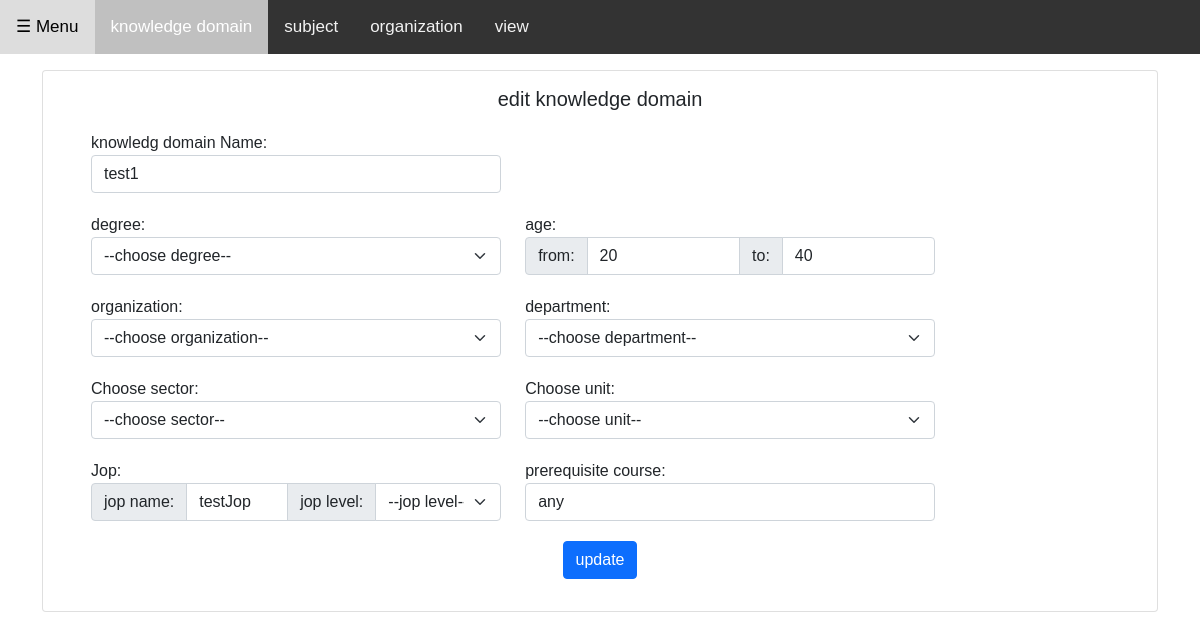
Screenshot of /knowledgDomain/edit/2 with the database file from the repository.
### tables this page shows
CREATE TABLE knowledgDomain  (id INTEGER PRIMARY KEY AUTOINCREMENT, knowledgDomainName TEXT NOT NULL, degree TEXT NOT NULL, ageRange TEXT NOT NULL, organization TEXT NOT NULL, department TEXT NOT NULL , sector TEXT NOT NULL , unit TEXT NOT NULL , jop TEXT NOT NULL , jopLevel TEXT NOT NULL , preRecuiset TEXT NOT NULL);

### app.py (the view)
@app.route('/knowledgDomain/edit/<x>',methods=["POST","GET"])
def knowledgDomainEdit(x):
        con = sqlite3.connect("data_store.db")
        cur = con.cursor()
        con.execute("create table if not exists knowledgDomain  (id INTEGER PRIMARY KEY AUTOINCREMENT, knowledgDomainName TEXT NOT NULL, degree TEXT NOT NULL, ageRange TEXT NOT NULL, organization TEXT NOT NULL, department TEXT NOT NULL , sector TEXT NOT NULL , unit TEXT NOT NULL , jop TEXT NOT NULL , jopLevel TEXT NOT NULL , preRecuiset TEXT NOT NULL)")
        know = cur.execute("select *  from knowledgDomain where id = ? ;" ,[str(x)]).fetchall()
        org = cur.execute("select DISTINCT organizationName  from organization  ;").fetchall()
        print(know)
        return render_template("editKnowlgeDomain.html" , know=know[0],org=org  )

### templates/editKnowlgeDomain.html (shortened to what this page needs)
<!DOCTYPE html>
<html>
<head>
<link rel="stylesheet" href="{{ url_for('static', filename='css/bootstrap.css') }}">
</head>
<body>
  <div class="topnav">
    <a class="openbtn" onclick="openNav()">☰ Menu</a>
    <a class="active" href="/setting">knowledge domain</a>
    <a   href="/subject">subject</a>
    <a  href="/organization">organization</a>
    <a  href="/view">view</a>
  </div>
<div id="main">
  <div class="container">
    <div class="card" >
      <div class="card-body">
        <center> <h5 class="card-title"> edit knowledge domain </h5> </center>
        <form action="/knowledgDomain/editSave" method="POST">
          <div class="row top-buffer">
            <div class="col-sm-5">
              <label for="knowledgeName">knowledg domain Name:</label>
              <input value="{{know[1]}}"  id="knowledgeName" name ="knowledgeName" placeholder="knowledg domain"   type="text" class="form-control" aria-label="Default select example"  required>
            </div>
            <div class="col-sm-5">
            </div>
          </div>
          <div class="row top-buffer">
            <div class="col-sm-5">
              <label for="degree">degree:</label>
              <select  id="degree" name = "degree" class="form-select" aria-label="Default select example"  >
                <option value="any">--choose degree--</option>
              </select>
            </div>
            <div class="col-sm-5" >
              <label >age:</label>
              <div class="input-group  "  >
                <span class="input-group-text " id="basic-addon1">from:</span>
              <input value="{{know[3].split("->") [0]}}" class="form-select" aria-label="Default select example" type="number" id="start" name="start" min="0" max="100" value="20" size="3" oninput="this.value = this.value.replace(/[^0-9.]/g, '').replace(/(\..*?)\..*/g, '$1');">
              <span class="input-group-text " id="basic-addon1">to:</span>
              <input  value="{{know[3].split("->") [1] }}"  class="form-select   " aria-label="Default select example" type="number" id="end" name="end" min="0" max="100" value="40" size="3" oninput="this.value = this.value.replace(/[^0-9.]/g, '').replace(/(\..*?)\..*/g, '$1');">
            </div>
            </div>
          </div>
          <div class="row top-buffer">
            <div class="col-sm-5">
              <label for="organization">organization:</label>
              <select  name="organization" id="organization" class="form-select" onchange="orgData();" aria-label="Default select example">
                <option value="any">--choose organization--</option>
              </select>
            </div>
            <div class="col-sm-5">
              <label for="department">department:</label>
              <select   name="department" id="department" class="form-select" aria-label="Default select example">
                <option value="any">--choose department--</option>
              </select>
            </div>
          </div>
          <div class="row top-buffer">
            <div class="col-sm-5">
              <label for="sector">Choose sector:</label>
              <select   name="sector" id="sector" class="form-select" aria-label="Default select example">
                <option value="any">--choose sector--</option>
              </select>
            </div>
            <div class="col-sm-5">
              <label for="unit">Choose unit:</label>
              <select  name="unit" id="unit" class="form-select" aria-label="Default select example">
                <option value="any">--choose unit--</option>
              </select>
            </div>
          </div>
          <div class="row top-buffer">
            <div class="col-sm-5">
              <label >Jop:</label>
              <div class="input-group  "  >
                <span class="input-group-text " >jop name:</span>
              <input  value="{{know[8]}}" class="form-control" aria-label="Default select example" type="text" id="jopName" name="jopName"   placeholder="engineer"  required>
              <span class="input-group-text " >jop level:</span>
                <select   name="jopLevel" id="jopLevel" class="form-select" aria-label="Default select example">
                  <option value="any">--jop level--</option>
                </select>
               </div>
            </div>
            <div class="col-sm-5">
              <label for="prerequisite">prerequisite course:</label>
              <input  value="{{know[10]}}"  id="prerequisite" name ="prerequisite" placeholder="course1-course2" value="any"  type="text"  class="form-control" aria-label="Default select example">
            </div>
          </div>
          <center><button class="btn btn-primary mb-3"  type="submit">update</button></center>
        </form>
      </div>
    </div>
  </div>
</div>
</body>
</html>

### templates/editKnowlgeDomain.html (style rules this page uses)
body { font-family: "Lato", sans-serif; }
.openbtn { font-size: 20px; cursor: pointer; background-color: #111; color: white; padding: 10px 15px; border: none; }
#main { transition: margin-left .5s; padding: 16px; }
body { margin: 0; font-family: Arial, Helvetica, sans-serif; }
.topnav { overflow: hidden; background-color: #333; }
.topnav a { float: left; color: #f2f2f2; text-align: center; padding: 14px 16px; text-decoration: none; font-size: 17px; }
.topnav a.active { background-color: #c0c0c0; color: white; }
label { font-family: sans-serif; font-size: 1rem; padding-right: 10px; }
select { font-size: 0.9rem; padding: 2px 5px; }
.top-buffer { margin:20px; }

### rows the page displays
knowledgDomain: knowledgeName "test1", start "20", end "40", jopName "testJop", prerequisite "any"
